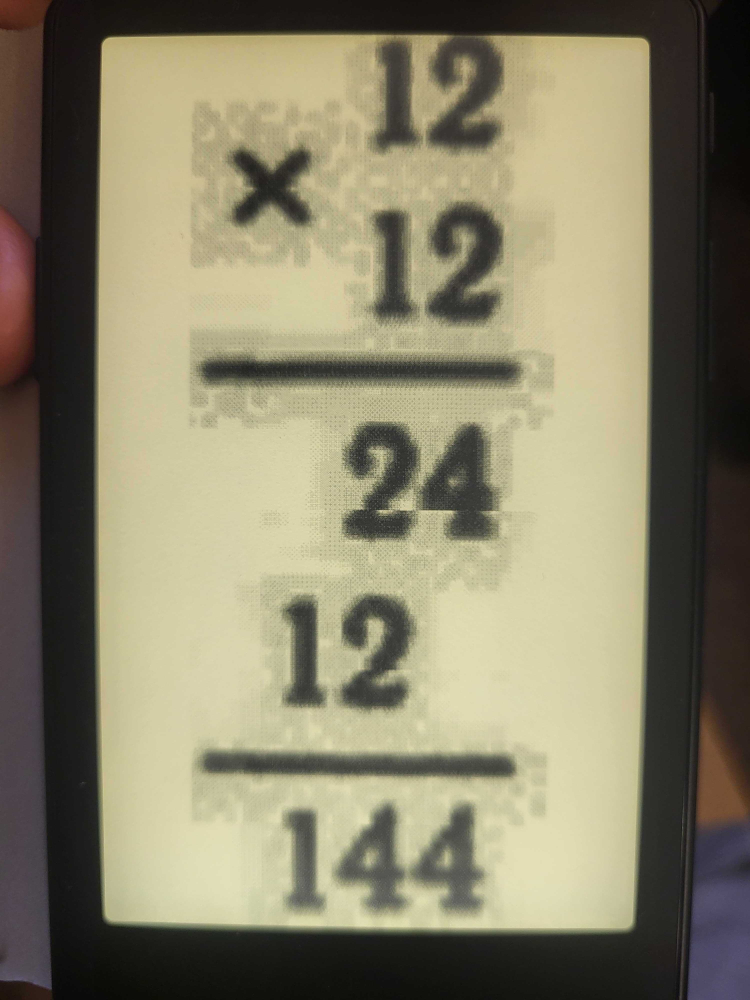
#> input picture bugs/dirty_sullscreen_upscale_of_the_small_imagess.jpg, 3000 x 4000 px (shown at 1/4 size)
$ python sleep_recipes.py ../bugs/dirty_sullscreen_upscale_of_the_small_imagess.jpg ../bugs/dirty_sullscreen_upscale_of_the_small_imagess.jpg 1.0
#> lines starting #> are read from the running program, lines starting #| are printed output that depends on the picture
### tools/sleep_image.py
"""Sleep-screen image for the e-ink reader: crop to the screen ratio, tone for e-ink, simulate the screen.
python3 -I sleep_image.py <src> <out-prefix> [x0 fraction of spare width, 0..1, default 0.5] [W H, default 800 480]
    [--fix-color] (murky source: dehaze + exposure) [--gamma=0.9] (default 0.9) [--hl-start=0.55] [--haze=0..1] [--lift=0..1] (shadow lift) [--recipe5] (picked recipe) [--steps] (tone-to-step curve for 4 greys) [--panel] (inverse of the measured sleep-screen response; last step — NOT for the krinik firmware: it applies the same curve itself, prepare flat) [--book] (same for images inside EPUBs) [--hl=0..1] (highlight roll-off: sky under the white step, sun stays white;
    Nikolai picked gamma 1.3 + hl 1.0 for frame 5 from test cards, 03.11.2026) [--strong] (old engraving-like tone; owner found it «страшный», 03.11.2026)
Default tone is gentle: levels + slight mid lift, no local contrast, no sharpening, no dithering (firmware converts).
Writes <out>_gray.png (tone-corrected, the thing to convert to BMP) and <out>_eink.png (4-gray dithered simulation),
<out>_crop.jpg (source with the crop frame)."""
import sys
from PIL import Image, ImageOps, ImageFilter, ImageDraw, ImageEnhance

def crop_box(w, h, W, H, x0):
    r = W / H
    if w / h > r:  # too wide: cut sides
        cw = round(h * r); left = round((w - cw) * x0); return (left, 0, left + cw, h)
    ch = round(w / r); top = round((h - ch) * x0); return (0, top, w, top + ch)

# [5 lines left out: function fix_color, not called in this run]

def shoulder(v, k, start=0.55):
    # highlight roll-off for e-ink: below 0.55 untouched; above, light tones pulled down so sky drops under the
    # panel's white step while the brightest (sun) stays white. k=0 off … 1 strong. v, result in 0..1
    if v <= start or k <= 0: return v
    w = 1 - start; u = (v - start) / w
    return start + w * ((1 - k) * u + k * u ** 2.2)

def toe(v, k, end=0.35):
    # shadow lift: below `end` blend toward v**0.6 (posts of the pier stop drowning in black); k 0..1; black stays black
    if v >= end or k <= 0: return v
    u = v / end; return end * ((1 - k) * u + k * u ** 0.6)

# Measured response of this X4 Pro (CrossPoint 2.0.0) sleep screen, 03.11.2026: photo of tools/panel_scale.py card,
# file % → seen % (0 = black patch, 100 = whitest patch). Banding seen by Nikolai at 10–15, 32–34 and a little at 50–65 %;
# plateau 35–55 % (all one tone).
PANEL_RESPONSE = [(0, 0), (5, 3), (10, 11), (15, 39), (20, 45), (25, 54), (30, 67), (35, 80),
                  (55, 80.5), (60, 86), (65, 91), (70, 95), (75, 98), (80, 99.6), (85, 100), (100, 100)]

# Images inside an EPUB (Settings → Images: Показать) go another way: firmware dithers them itself.
# Measured 03.11.2026 on Калибровка.epub: shadows crushed (≤15 % → black), mids honest, ≥95 % → white.
BOOK_RESPONSE = [(0, 0), (15, 1.9), (20, 8.3), (25, 15.5), (30, 21.2), (35, 28.6), (40, 36.4), (45, 42.3), (50, 50),
                 (55, 51.4), (60, 62.8), (65, 74.7), (70, 83.2), (75, 86.5), (80, 91.2), (85, 95.6), (90, 98.4), (95, 100), (100, 100)]

# [24 lines left out: functions panel, steps, not called in this run]

def dehaze(g, amount):
    # local contrast for hazy frames: large-radius unsharp mask, no edge sharpening. amount 0..1 → percent
    return g.filter(ImageFilter.UnsharpMask(radius=40, percent=round(80 * amount), threshold=0)) if amount > 0 else g

# [23 lines left out: functions tone_gentle, tone, eink, not called in this run]

# [35 lines that do not run on import are left out]

### tools/sleep_recipes.py
"""Sleep-screen recipe test card (web recipes for 4-grey e-ink): 2×2 whole frames, 480×800 BMP turned 90° cw.
python3 -I sleep_recipes.py <src> <out.bmp> <x0> [--fix-color]
A: gamma 1.3 + sky-only roll-off (from 0.78) + dehaze 0.8 (Nikolai's pick 03.11.2026)
B: A + Floyd–Steinberg to 4 greys (Adafruit)   C: ImageMagick CLAHE + same curve + FS   D: A + ordered (Bayer) dither (InkFrame)
--dither: current pick vs step mapping vs FS vs Atkinson. --shadows: A, A + shadow lift 0.5 / 1.0, FS of lift 0.5.\nDither is applied at the final pixel size. Needs ImageMagick (brew install imagemagick)."""
import sys, subprocess, tempfile, os
from PIL import Image, ImageOps, ImageDraw, ImageFont
sys.path.insert(0, __file__.rsplit('/', 1)[0]); import sleep_image as si
src, out, x0 = sys.argv[1], sys.argv[2], float(sys.argv[3]); tmp = tempfile.mkdtemp()
LEVELS = [0, 85, 170, 255]
def magick(*a): subprocess.run(['magick', *a], check=True)
def palette():
    p = os.path.join(tmp, 'pal.png'); Image.frombytes('L', (4, 1), bytes(LEVELS)).save(p); return p
def base(keep_white=True):
#> called with keep_white = True
    im = Image.open(src).convert('RGB')
#> im is the input picture: PIL image 3000x4000 RGB; mean R, G, B 134.9, 129.1, 104.6
    if '--fix-color' in sys.argv: im = si.fix_color(im, keep_white)
    g = ImageOps.grayscale(im.crop(si.crop_box(*im.size, 800, 480, x0))).resize((800, 480), Image.LANCZOS)
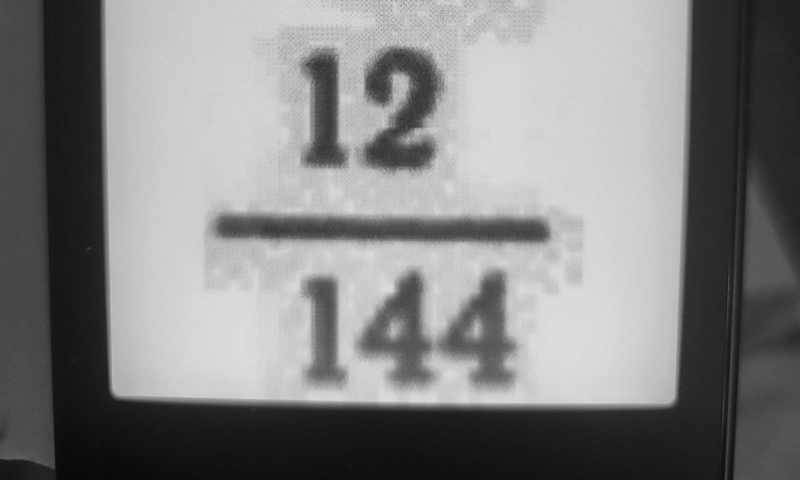
#> g: PIL image 800x480 L; min 7, max 221, mean 129.9
    return ImageOps.autocontrast(g, cutoff=(0.3, 0.0))
def curve(g, lift=0.0): return g.point([round(255 * si.toe(si.shoulder((v / 255) ** 1.3, 1.0, 0.78), lift)) for v in range(256)])
def clahe(g):
    a, b = os.path.join(tmp, 'c_in.png'), os.path.join(tmp, 'c_out.png'); g.save(a)
    magick(a, '-clahe', '12x12%+128+2', b); return Image.open(b).convert('L')
def fs(g):
    a, b = os.path.join(tmp, 'f_in.png'), os.path.join(tmp, 'f_out.png'); g.save(a)
    magick(a, '-dither', 'FloydSteinberg', '-remap', palette(), b); return Image.open(b).convert('L')
def bayer(g):
    a, b = os.path.join(tmp, 'o_in.png'), os.path.join(tmp, 'o_out.png'); g.save(a)
    magick(a, '-ordered-dither', 'o4x4,4', b); return Image.open(b).convert('L')
def atkinson(g):
    # Atkinson dither to the 4 panel greys: spreads 6/8 of the error (lighter, cleaner highlights than FS)
    import numpy as np
    a = np.asarray(g, dtype=np.float32).copy(); h, w = a.shape; lv = np.array(LEVELS, dtype=np.float32)
    for y in range(h):
        for x in range(w):
            o = a[y, x]; n = lv[np.abs(lv - o).argmin()]; a[y, x] = n; e = (o - n) / 8
            for dx, dy in ((1, 0), (2, 0), (-1, 1), (0, 1), (1, 1), (0, 2)):
                xx, yy = x + dx, y + dy
                if 0 <= xx < w and yy < h: a[yy, xx] += e
    return Image.fromarray(np.clip(a, 0, 255).astype('uint8'), 'L')
def steps(g):
    # tone-to-step mapping: keep the column (~30 %) on the 33 % step, push the forest (~48 %) over the 50 % border
    pts = [(0, 0), (0.22, 0.2), (0.36, 0.33), (0.44, 0.58), (0.7, 0.72), (0.86, 0.86), (1, 1)]
    def f(v):
        for (x1, y1), (x2, y2) in zip(pts, pts[1:]):
            if v <= x2: return y1 + (y2 - y1) * (v - x1) / (x2 - x1)
        return v
    return g.point([round(255 * f(v / 255)) for v in range(256)])
def posterize(g, cuts=(0.18, 0.40, 0.70)):
    # our own posterization to the 4 panel greys with chosen borders: the file looks exactly like the screen
    c = [round(255 * x) for x in cuts]
    return g.point([LEVELS[sum(v >= k for k in c)] for v in range(256)])
G = 4; cw, ch = (800 - G) // 2, (480 - G) // 2; sh = round(cw * 480 / 800); top = (sh - ch) // 2
fit = lambda g: g.resize((cw, sh), Image.LANCZOS).crop((0, top, cw, top + ch))
g = base(); hz = si.dehaze(g, 0.8)
#> after `hz = si.dehaze(g, 0.8)`:
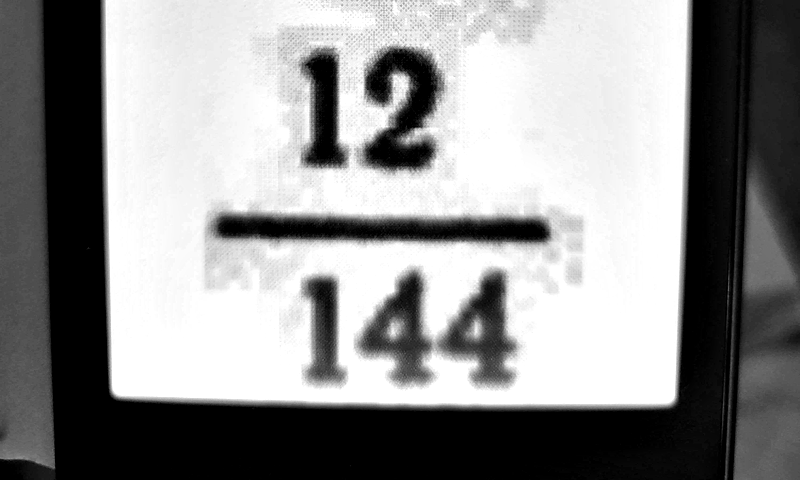
#> hz: PIL image 800x480 L; min 0, max 255, mean 143.3
if '--dither' in sys.argv:  # recipe «A + тени +» vs step mapping vs our own dithering
    A1 = fit(curve(hz, 0.5))
    cells = [('Сейчас', A1), ('Постеризация', posterize(A1)), ('Floyd–Steinberg', fs(A1)), ('Atkinson', atkinson(A1))]
elif '--shadows' in sys.argv:  # shadow-lift test on top of A
    A, A1, A2 = fit(curve(hz)), fit(curve(hz, 0.5)), fit(curve(hz, 1.0))
    cells = [('A · как сейчас', A), ('A + тени +', A1), ('A + тени ++', A2), ('B · тени + и Floyd–Steinberg', fs(A1))]
else:
    A = fit(curve(hz)); Cg = fit(curve(clahe(g)))
#> after `A = fit(curve(hz))`:
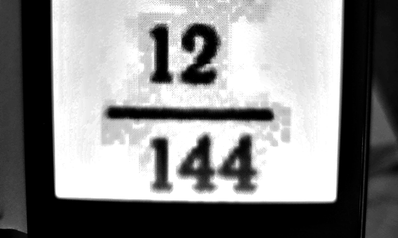
#> A: PIL image 398x238 L; min 0, max 255, mean 134.3
    cells = [('A · кривая + дымка', A), ('B · A + Floyd–Steinberg', fs(A)), ('C · CLAHE + FS', fs(Cg)), ('D · A + Bayer', bayer(A))]
#> in fs (call 2), `return Image.open(b).convert('L')`:
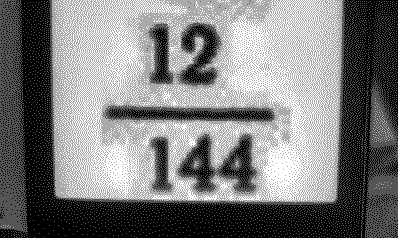
#> returned value: PIL image 398x238 L; min 0, max 255, mean 124.1
#> in bayer, `return Image.open(b).convert('L')`:
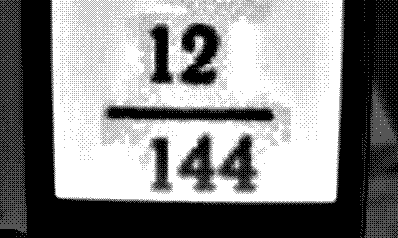
#> returned value: PIL image 398x238 L; min 0, max 255, mean 134.6
card = Image.new('L', (800, 480), 255); d = ImageDraw.Draw(card)
#> after `card = Image.new('L', (800, 480), 255)`: card: PIL image 800x480 L; every value is 255
font = ImageFont.truetype('/System/Library/Fonts/Supplemental/Arial Bold.ttf', 17)
for i, (lab, im) in enumerate(cells):
    x, y = (i % 2) * (cw + G), (i // 2) * (ch + G); card.paste(im, (x, y))
    w = d.textlength(lab, font=font); cx = x + cw / 2
    d.rounded_rectangle((cx - w / 2 - 8, y + ch - 32, cx + w / 2 + 8, y + ch - 6), radius=6, fill=255); d.text((cx - w / 2, y + ch - 29), lab, fill=0, font=font)
#> this loop made 4 passes
#> (lab, x, y, w, cx) on passes 1 to 4: ('A · кривая + дымка', 0, 0, 174.4, 199), ('B · A + Floyd–Steinberg', 402, 0, 201, 601), ('C · CLAHE + FS', 0, 242, 130.3, 199), ('D · A + Bayer', 402, 242, 115.6, 601)
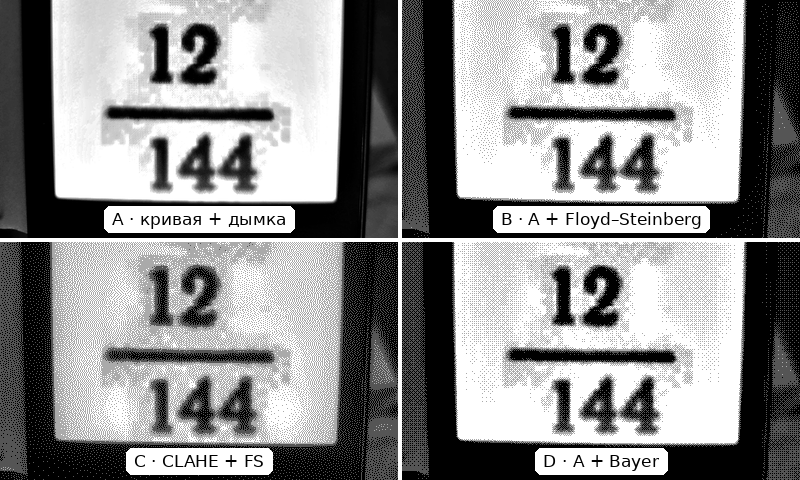
#> card: PIL image 800x480 L; min 0, max 255, mean 144.5
card.convert('RGB').rotate(-90, expand=True).save(out); print(out, [c[0] for c in cells])
#> after `card.convert('RGB').rotate(-90, expand=True).save(out)`:
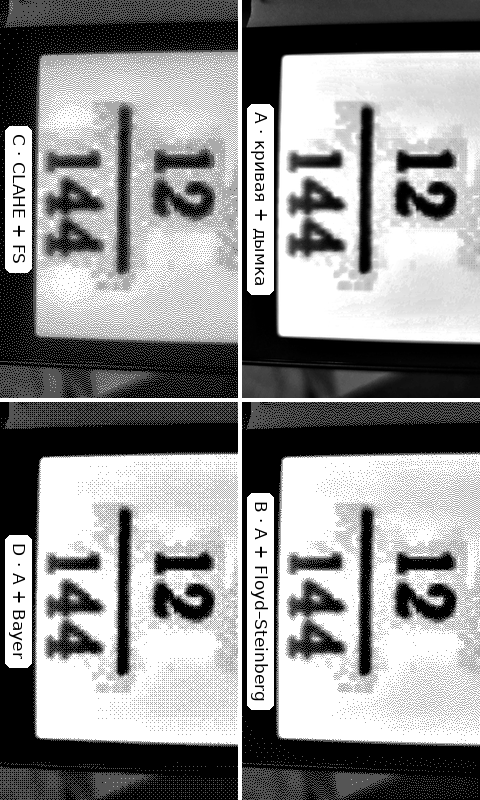
#> saved as dirty_sullscreen_upscale_of_the_small_imagess.jpg: PIL image 480x800 RGB; min 0, max 255, mean 144.5
#| ../bugs/dirty_sullscreen_upscale_of_the_small_imagess.jpg ['A · кривая + дымка', 'B · A + Floyd–Steinberg', 'C · CLAHE + FS', 'D · A + Bayer']
